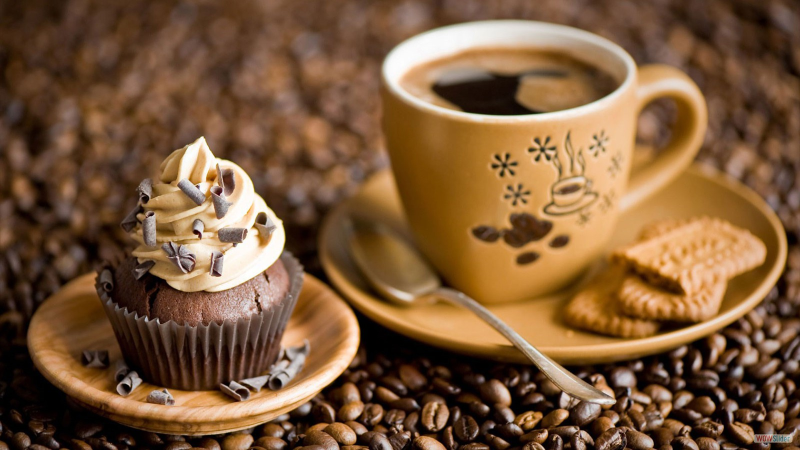
#> input picture sitestatics/image/bg.jpg, 1600 x 900 px (shown at 1/2 size)
$ python -i utils.py   (imports and definitions only)
#> lines starting #> are read from the running program, lines starting #| are printed output that depends on the picture
from PIL import Image
from io import BytesIO
import requests
import json


def push_notify(email, title, message, url):
    header = {"Content-Type": "application/json; charset=utf-8",
              "Authorization": "Basic ZjNlZGUzMmYtM2ZkNy00Y2U2LWEwNjYtNmNkZjQ4MDhlZjMw"} #rest api code

    payload = {"app_id": "d91ca1dc-1d81-401b-9552-3176ef89bd9d",
               "filters": [
                   {"field": "tag", "key": "eposta", "relation": "=", "value": email}
               ],
               "contents": {"en": message},
               "headings": {"en": title},
               "url": url}

    requests.post("https://onesignal.com/api/v1/notifications", headers=header, data=json.dumps(payload))
    # print(req.status_code, req.reason, req.content)


def image_check(image_data):
    try:
        img = Image.open((BytesIO(image_data)))
        return True

    except OSError as err:
        print(err)
        return False


def image_clip(image_path):
#> called with image_path = '../sitestatics/image/bg.jpg'
    img = Image.open(image_path)
#> img is the input picture: PIL image 1600x900 RGB; mean R, G, B 123.9, 89.7, 58.9
    if img.size[0] < 512:

        if img.size[0] < img.size[1]:
            h_offset = (img.size[1] - img.size[0]) // 2
            box = (0, h_offset, img.size[0], img.size[0]+h_offset)

        if img.size[0] >= img.size[1]:
            w_offset = (img.size[0] - img.size[1]) // 2
            box = (w_offset, 0, img.size[1]+w_offset, img.size[1])

        img.crop(box).save(image_path)

    elif img.size[0] >= 512:
        img = img.resize((512, int((512/img.size[0]) * img.size[1])))
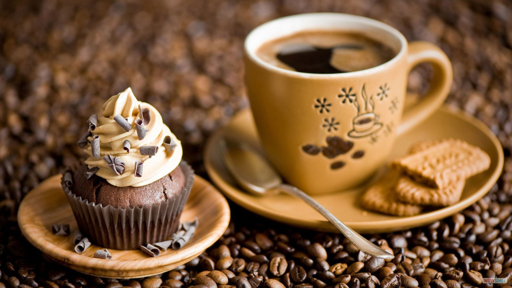
#> img: PIL image 512x288 RGB; mean R, G, B 123.9, 89.7, 58.9

        if img.size[0] < img.size[1]:
            w_offset = (img.size[1] - img.size[0]) // 2
            box = (0, w_offset, img.size[0], img.size[0]+w_offset)

        if img.size[0] >= img.size[1]:
            h_offset = (img.size[0] - img.size[1]) // 2
#> h_offset = 112
            box = (h_offset, 0, img.size[1]+h_offset, img.size[1])
#> box = (112, 0, 400, 288)

        img.crop(box).save(image_path)
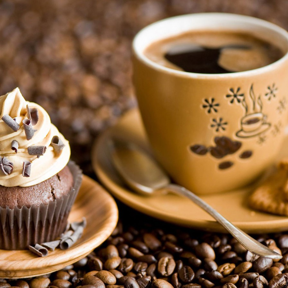
#> saved as bg.jpg: PIL image 288x288 RGB; mean R, G, B 138.6, 102.9, 69

>>> result = image_clip('../sitestatics/image/bg.jpg')

$ run again, on sitestatics/image/fal.jpg
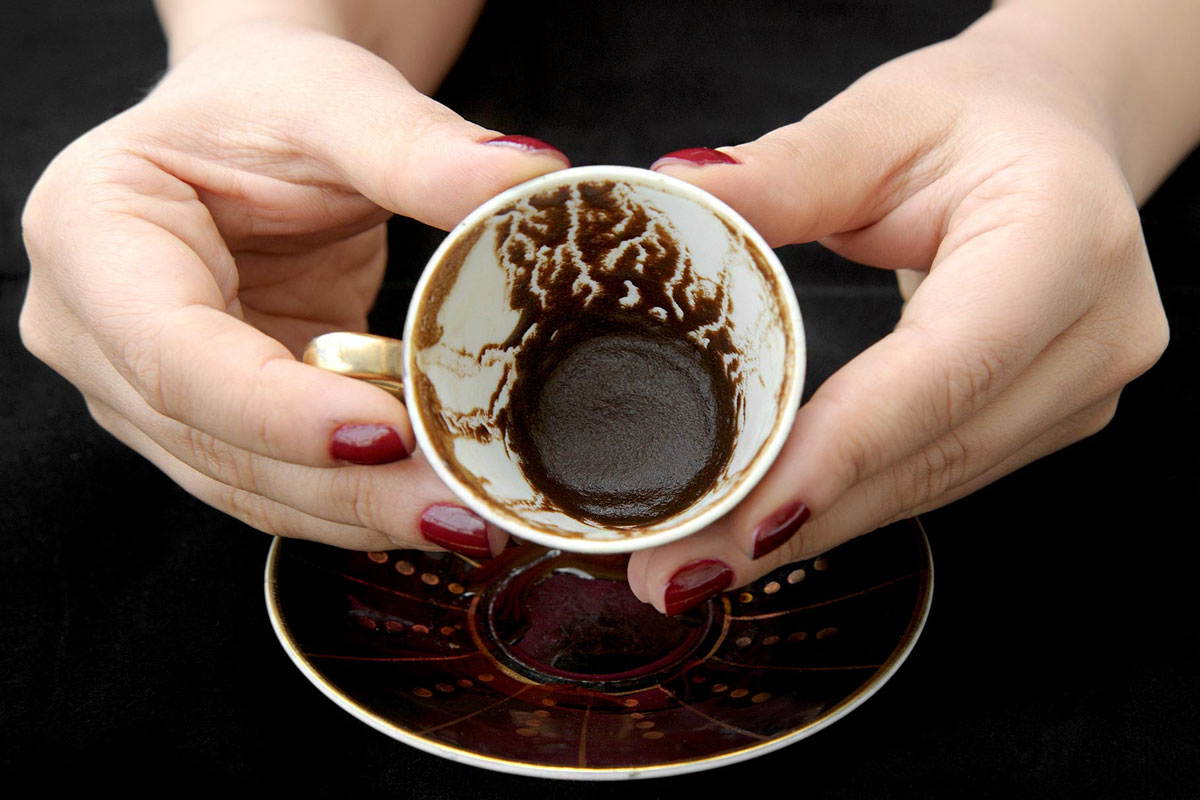
#> input picture sitestatics/image/fal.jpg, 1200 x 800 px
#> in image_clip, img is the input picture: PIL image 1200x800 RGB; mean R, G, B 100.6, 82.6, 72.6
#> img: PIL image 512x341 RGB
#> in image_clip, `img.crop(box).save(image_path)`:
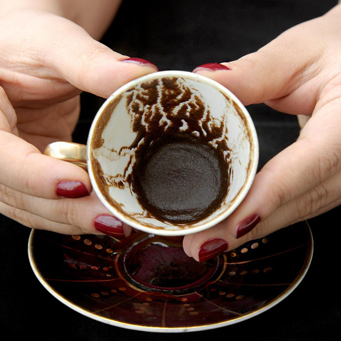
#> saved as fal.jpg: PIL image 341x341 RGB; mean R, G, B 105.9, 85, 74

$ run again, on sitestatics/image/kahve.jpg
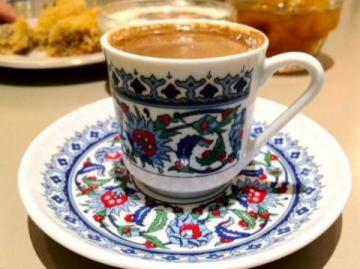
#> input picture sitestatics/image/kahve.jpg, 360 x 269 px
#> in image_clip, img is the input picture: PIL image 360x269 RGB; mean R, G, B 171.6, 151.3, 128.8
#> in image_clip, `img.crop(box).save(image_path)`:
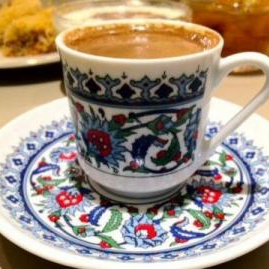
#> saved as kahve.jpg: PIL image 269x269 RGB; mean R, G, B 158.6, 141.3, 125
